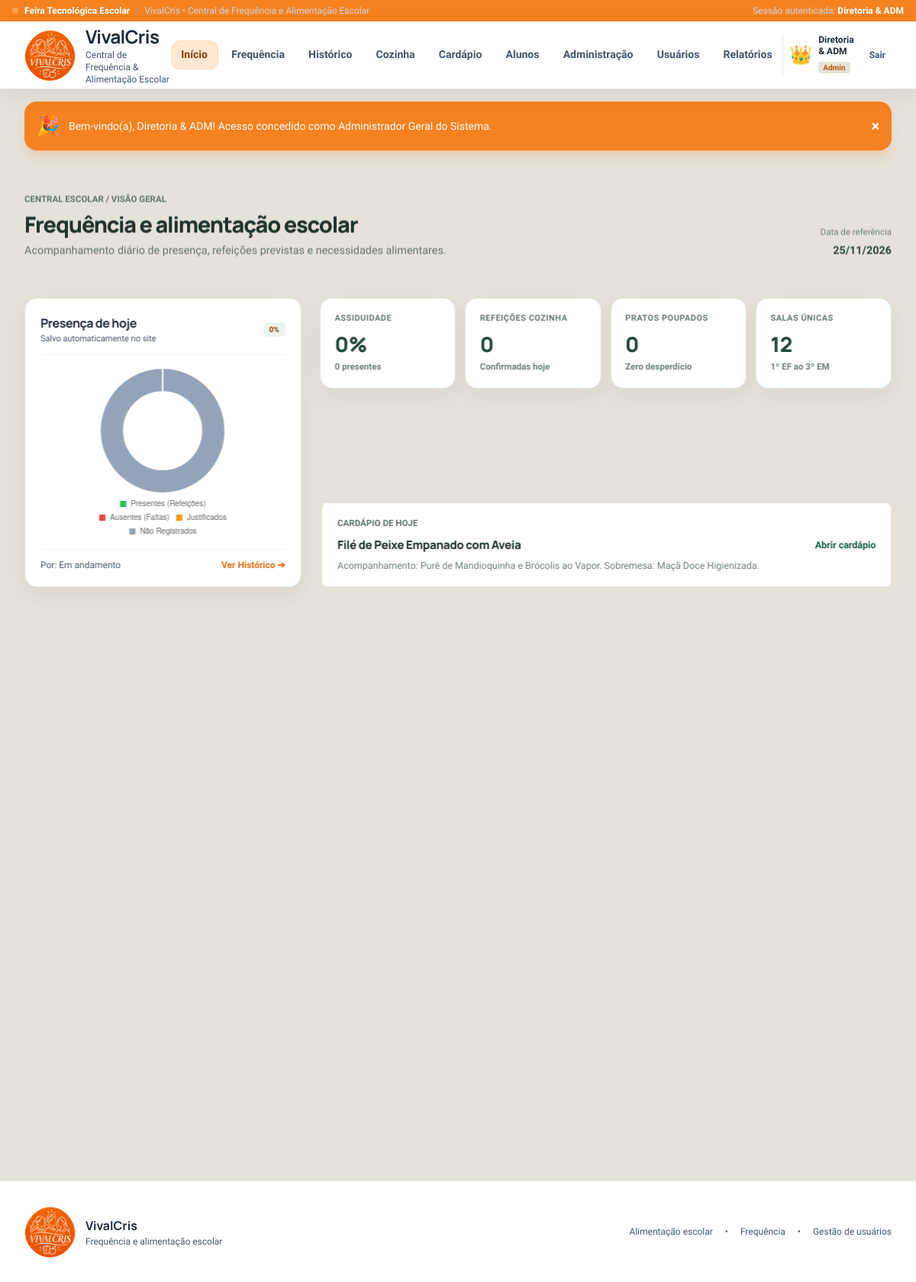
/public/ (signed in), run on the app's committed database.
### tables this page shows
CREATE TABLE `cardapios` (
    `id` INT AUTO_INCREMENT PRIMARY KEY,
    `dia_semana` VARCHAR(30) NOT NULL,
    `prato_principal` VARCHAR(200) NOT NULL,
    `acompanhamento` VARCHAR(255) NOT NULL,
    `sobremesa` VARCHAR(150) NOT NULL,
    `bebida` VARCHAR(100) NOT NULL,
    `calorias` INT DEFAULT 450,
    `tags` VARCHAR(255) NOT NULL,
    `emoji` VARCHAR(10) NOT NULL
);

### app/Views/home/index.php (the view, shortened to what the rows shown need)
<?php
require_once __DIR__ . '/../layouts/header.php';
?>
<section class="dashboard-intro scroll-reveal">
    <div>
        <h1>Frequência e alimentação escolar</h1>
    </div>
</section>
<div class="grid grid-cols-1 lg:grid-cols-12 gap-6 mb-8">
    <div class="lg:col-span-8 flex flex-col justify-between gap-4 scroll-reveal-right">
        <div class="dashboard-menu">
            <div>
                <span class="dashboard-eyebrow">Cardápio de hoje</span>
                <h2><?= htmlspecialchars($cardapioHoje['prato_principal'] ?? 'Cardápio não cadastrado') ?></h2>
                <p>Acompanhamento: <?= htmlspecialchars($cardapioHoje['acompanhamento'] ?? '—') ?>. Sobremesa: <?= htmlspecialchars($cardapioHoje['sobremesa'] ?? '—') ?>.</p>
            </div>
        </div>
    </div>
</div>
<script>
document.addEventListener('DOMContentLoaded', () => {
    const ctx = document.getElementById('homePizzaChart');
    if (!ctx) return;
    const data = <?= json_encode($pizzaStats['chart_data']) ?>;
    new Chart(ctx, {
        type: 'doughnut',
        data: data,
        options: {
            responsive: true,
            maintainAspectRatio: true,
            plugins: {
                legend: {
                    position: 'bottom',
                    labels: { boxWidth: 10, padding: 8, font: { size: 10 } }
                }
            },
            cutout: '62%'
        }
    });
});
</script>
<?php require_once __DIR__ . '/../layouts/footer.php'; ?>

### data on the page
cardapios: prato_principal "Filé de Peixe Empanado com Aveia", acompanhamento "Purê de Mandioquinha e Brócolis ao Vapor", sobremesa "Maçã Doce Higienizada"

### other printed values
$usuarioLogado['nome'] "Diretoria & ADM"
$usuarioLogado['avatar'] "👑"
$usuarioLogado['perfil'] "Admin"
$_SESSION['flash_success'] "Bem-vindo(a), Diretoria & ADM! Acesso concedido como Administrador Geral do Sistema."
$statsFrequencia['taxa_presenca'] "0"
$pizzaStats['fechado_por'] "Em andamento"
$statsFrequencia['presentes'] "0"
$pedidoHoje['total_presentes'] "0"
$pedidoHoje['total_ausentes'] "0"
